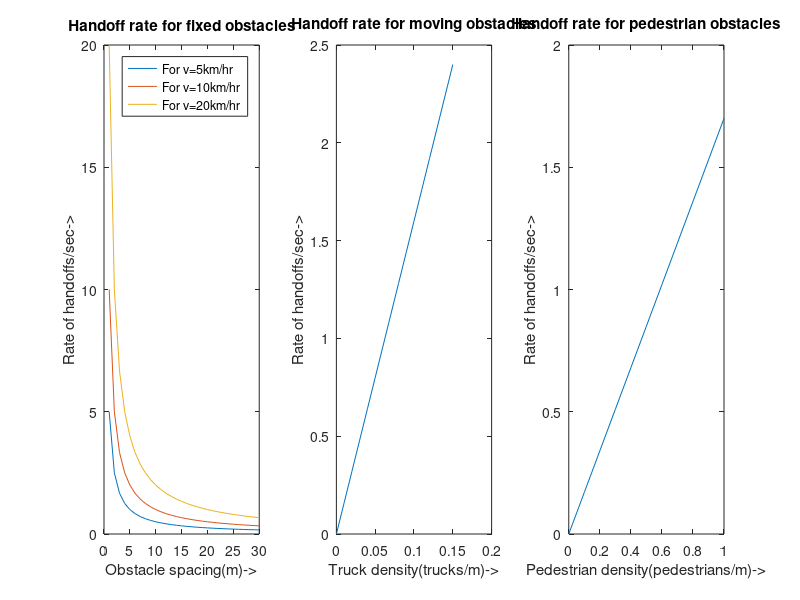

MATLAB code for this plot:
clc
clear all
close all

v=5;
w=5;
h=2.5;
s=[0:30];
a=2*(v./s)*(1-(h/w));
subplot(1,3,1)
plot(s,a)
hold on
v=10;
a=2*(v./s)*(1-(h/w));
plot(s,a)
hold on
v=20;
a=2*(v./s)*(1-(h/w));
plot(s,a)
hold off
xlabel('Obstacle spacing(m)->');ylabel('Rate of handoffs/sec->');
title('Handoff rate for fixed obstacles'); legend('For v=5km/hr','For v=10km/hr','For v=20km/hr')

t=0:0.01:0.15;
a=16.*t;
subplot(1,3,2)
plot(t,a)
xlabel('Truck density(trucks/m)->');ylabel('Rate of handoffs/sec->');
title('Handoff rate for moving obstacles');

t=0:0.1:1;
a=t+0.7.*t;
subplot(1,3,3)
plot(t,a)
xlabel('Pedestrian density(pedestrians/m)->');ylabel('Rate of handoffs/sec->');
title('Handoff rate for pedestrian obstacles');